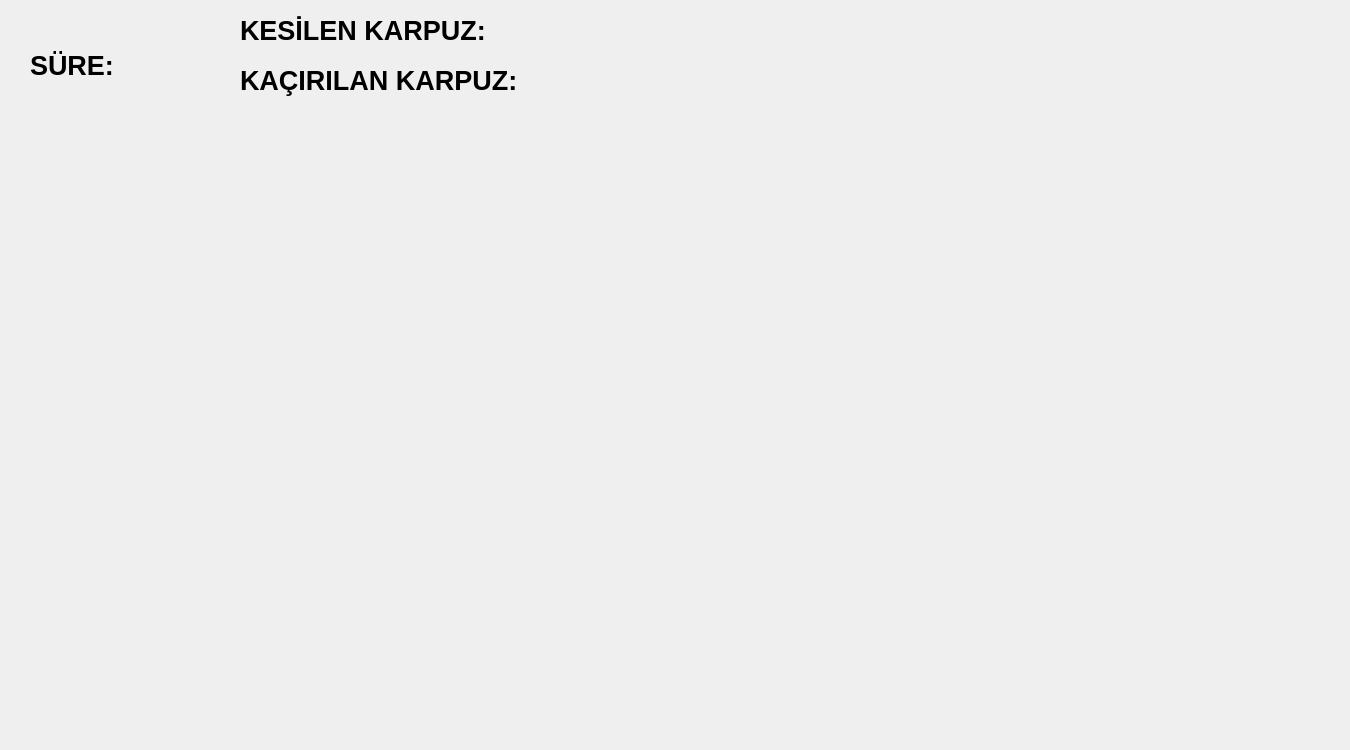
<?xml version="1.0" encoding="UTF-8"?>
<ui version="4.0">
 <class>Dialog</class>
 <widget class="QDialog" name="Dialog">
  <property name="geometry">
   <rect>
    <x>0</x>
    <y>0</y>
    <width>1350</width>
    <height>750</height>
   </rect>
  </property>
  <property name="windowTitle">
   <string>Dialog</string>
  </property>
  <widget class="QLabel" name="label_sure">
   <property name="geometry">
    <rect>
     <x>30</x>
     <y>30</y>
     <width>171</width>
     <height>71</height>
    </rect>
   </property>
   <property name="font">
    <font>
     <pointsize>20</pointsize>
     <bold>true</bold>
    </font>
   </property>
   <property name="text">
    <string>SÜRE:</string>
   </property>
  </widget>
  <widget class="QLabel" name="label_kacirilan">
   <property name="geometry">
    <rect>
     <x>240</x>
     <y>60</y>
     <width>371</width>
     <height>41</height>
    </rect>
   </property>
   <property name="font">
    <font>
     <pointsize>20</pointsize>
     <bold>true</bold>
    </font>
   </property>
   <property name="text">
    <string>KAÇIRILAN KARPUZ:</string>
   </property>
  </widget>
  <widget class="QLabel" name="label_kesilen">
   <property name="geometry">
    <rect>
     <x>240</x>
     <y>10</y>
     <width>331</width>
     <height>41</height>
    </rect>
   </property>
   <property name="font">
    <font>
     <pointsize>20</pointsize>
     <bold>true</bold>
    </font>
   </property>
   <property name="text">
    <string>KESİLEN KARPUZ:</string>
   </property>
  </widget>
  <widget class="QLabel" name="label_3">
   <property name="geometry">
    <rect>
     <x>0</x>
     <y>110</y>
     <width>1311</width>
     <height>631</height>
    </rect>
   </property>
   <property name="styleSheet">
    <string notr="true">background-image: url(:/resimler/images/back.jpg);</string>
   </property>
   <property name="text">
    <string/>
   </property>
  </widget>
 </widget>
 <resources/>
 <connections/>
</ui>
